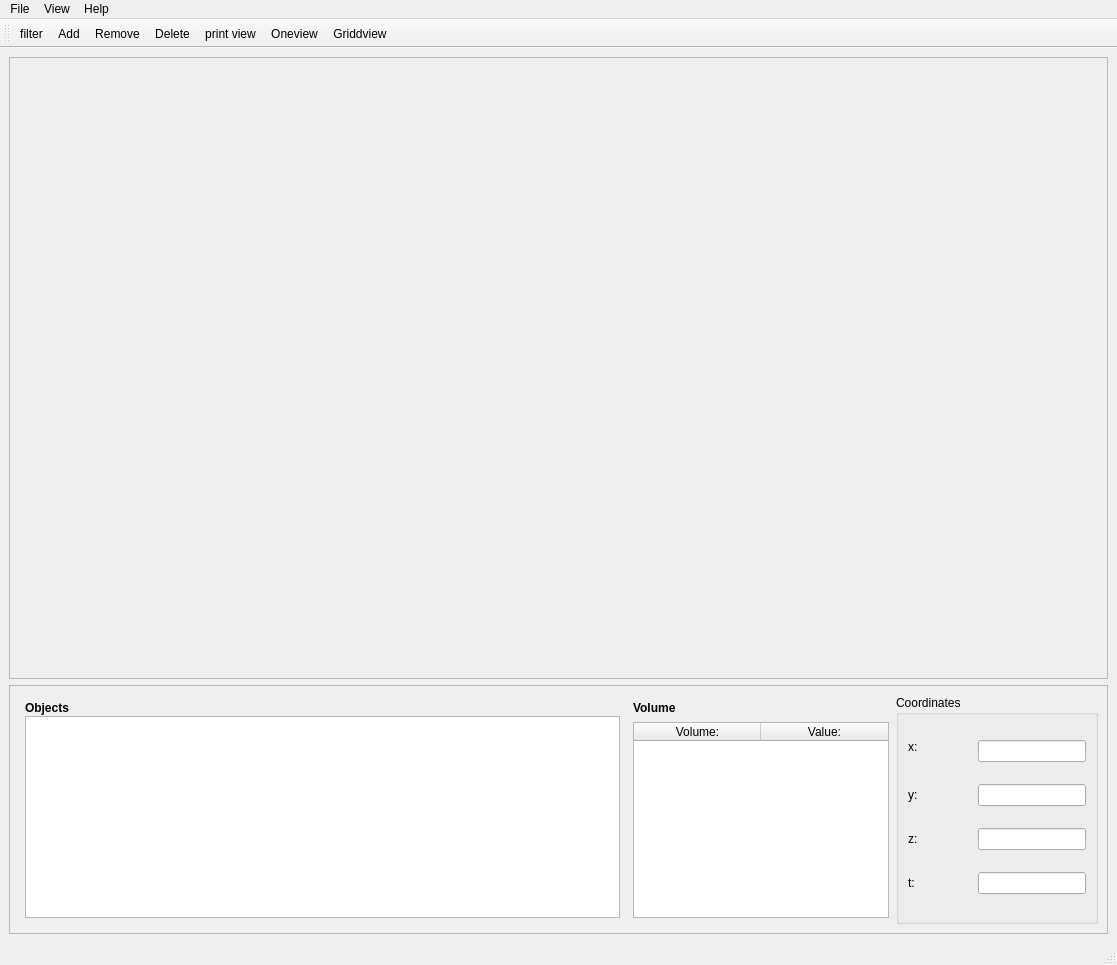
<?xml version="1.0" encoding="UTF-8"?>
<ui version="4.0">
 <class>MainWindow</class>
 <widget class="QMainWindow" name="MainWindow">
  <property name="geometry">
   <rect>
    <x>0</x>
    <y>0</y>
    <width>1117</width>
    <height>965</height>
   </rect>
  </property>
  <property name="windowTitle">
   <string>MainWindow</string>
  </property>
  <widget class="QWidget" name="centralwidget">
   <layout class="QVBoxLayout" name="verticalLayout">
    <item>
     <widget class="QFrame" name="windows">
      <property name="sizePolicy">
       <sizepolicy hsizetype="Preferred" vsizetype="Preferred">
        <horstretch>0</horstretch>
        <verstretch>5</verstretch>
       </sizepolicy>
      </property>
      <property name="baseSize">
       <size>
        <width>0</width>
        <height>0</height>
       </size>
      </property>
      <property name="frameShape">
       <enum>QFrame::StyledPanel</enum>
      </property>
      <property name="frameShadow">
       <enum>QFrame::Raised</enum>
      </property>
      <property name="lineWidth">
       <number>1</number>
      </property>
     </widget>
    </item>
    <item>
     <widget class="QFrame" name="frame">
      <property name="sizePolicy">
       <sizepolicy hsizetype="Preferred" vsizetype="Preferred">
        <horstretch>0</horstretch>
        <verstretch>2</verstretch>
       </sizepolicy>
      </property>
      <property name="frameShape">
       <enum>QFrame::StyledPanel</enum>
      </property>
      <property name="frameShadow">
       <enum>QFrame::Raised</enum>
      </property>
      <layout class="QHBoxLayout" name="horizontalLayout" stretch="0,0,0">
       <property name="spacing">
        <number>7</number>
       </property>
       <item>
        <widget class="QWidget" name="objectWidget" native="true">
         <property name="sizePolicy">
          <sizepolicy hsizetype="Preferred" vsizetype="Preferred">
           <horstretch>3</horstretch>
           <verstretch>0</verstretch>
          </sizepolicy>
         </property>
         <layout class="QVBoxLayout" name="Objectbox" stretch="0,0">
          <property name="spacing">
           <number>1</number>
          </property>
          <property name="leftMargin">
           <number>6</number>
          </property>
          <property name="topMargin">
           <number>6</number>
          </property>
          <property name="rightMargin">
           <number>6</number>
          </property>
          <property name="bottomMargin">
           <number>6</number>
          </property>
          <item>
           <widget class="QLabel" name="label_6">
            <property name="sizePolicy">
             <sizepolicy hsizetype="Preferred" vsizetype="Preferred">
              <horstretch>0</horstretch>
              <verstretch>0</verstretch>
             </sizepolicy>
            </property>
            <property name="font">
             <font>
              <pointsize>9</pointsize>
              <weight>75</weight>
              <bold>true</bold>
             </font>
            </property>
            <property name="text">
             <string>Objects</string>
            </property>
            <property name="margin">
             <number>4</number>
            </property>
           </widget>
          </item>
          <item>
           <widget class="QListWidget" name="objectslist">
            <property name="sizePolicy">
             <sizepolicy hsizetype="Expanding" vsizetype="Expanding">
              <horstretch>2</horstretch>
              <verstretch>0</verstretch>
             </sizepolicy>
            </property>
           </widget>
          </item>
         </layout>
        </widget>
       </item>
       <item>
        <layout class="QVBoxLayout" name="volumeWidget" stretch="0,0">
         <property name="topMargin">
          <number>6</number>
         </property>
         <property name="bottomMargin">
          <number>6</number>
         </property>
         <item>
          <widget class="QLabel" name="label_7">
           <property name="font">
            <font>
             <weight>75</weight>
             <bold>true</bold>
            </font>
           </property>
           <property name="text">
            <string>Volume</string>
           </property>
           <property name="margin">
            <number>4</number>
           </property>
          </widget>
         </item>
         <item>
          <widget class="QTableWidget" name="volumesBox">
           <property name="sizePolicy">
            <sizepolicy hsizetype="Expanding" vsizetype="Expanding">
             <horstretch>0</horstretch>
             <verstretch>0</verstretch>
            </sizepolicy>
           </property>
           <property name="editTriggers">
            <set>QAbstractItemView::NoEditTriggers</set>
           </property>
           <attribute name="horizontalHeaderMinimumSectionSize">
            <number>38</number>
           </attribute>
           <attribute name="horizontalHeaderDefaultSectionSize">
            <number>127</number>
           </attribute>
           <column>
            <property name="text">
             <string>Volume:</string>
            </property>
           </column>
           <column>
            <property name="text">
             <string>Value:</string>
            </property>
           </column>
          </widget>
         </item>
        </layout>
       </item>
       <item>
        <widget class="QGroupBox" name="groupBox">
         <property name="sizePolicy">
          <sizepolicy hsizetype="Preferred" vsizetype="Preferred">
           <horstretch>1</horstretch>
           <verstretch>0</verstretch>
          </sizepolicy>
         </property>
         <property name="sizeIncrement">
          <size>
           <width>0</width>
           <height>0</height>
          </size>
         </property>
         <property name="title">
          <string>Coordinates</string>
         </property>
         <layout class="QGridLayout">
          <property name="spacing">
           <number>6</number>
          </property>
          <item row="0" column="0">
           <widget class="QLabel" name="infoLabel">
            <property name="text">
             <string>x:</string>
            </property>
            <property name="alignment">
             <set>Qt::AlignLeading|Qt::AlignLeft|Qt::AlignTop</set>
            </property>
           </widget>
          </item>
          <item row="0" column="1">
           <spacer>
            <property name="orientation">
             <enum>Qt::Horizontal</enum>
            </property>
            <property name="sizeHint" stdset="0">
             <size>
              <width>11</width>
              <height>20</height>
             </size>
            </property>
           </spacer>
          </item>
          <item row="0" column="2">
           <widget class="QLineEdit" name="coordXEdit"/>
          </item>
          <item row="1" column="0">
           <widget class="QLabel" name="label_2">
            <property name="text">
             <string>y:</string>
            </property>
           </widget>
          </item>
          <item row="1" column="1">
           <spacer>
            <property name="orientation">
             <enum>Qt::Horizontal</enum>
            </property>
            <property name="sizeHint" stdset="0">
             <size>
              <width>11</width>
              <height>20</height>
             </size>
            </property>
           </spacer>
          </item>
          <item row="1" column="2">
           <widget class="QLineEdit" name="coordYEdit"/>
          </item>
          <item row="2" column="0">
           <widget class="QLabel" name="label_3">
            <property name="text">
             <string>z:</string>
            </property>
           </widget>
          </item>
          <item row="2" column="1">
           <spacer>
            <property name="orientation">
             <enum>Qt::Horizontal</enum>
            </property>
            <property name="sizeHint" stdset="0">
             <size>
              <width>11</width>
              <height>20</height>
             </size>
            </property>
           </spacer>
          </item>
          <item row="2" column="2">
           <widget class="QLineEdit" name="coordZEdit"/>
          </item>
          <item row="3" column="0">
           <widget class="QLabel" name="label_4">
            <property name="text">
             <string>t:</string>
            </property>
           </widget>
          </item>
          <item row="3" column="1">
           <spacer>
            <property name="orientation">
             <enum>Qt::Horizontal</enum>
            </property>
            <property name="sizeHint" stdset="0">
             <size>
              <width>11</width>
              <height>20</height>
             </size>
            </property>
           </spacer>
          </item>
          <item row="3" column="2">
           <widget class="QLineEdit" name="coordTEdit"/>
          </item>
         </layout>
        </widget>
       </item>
      </layout>
     </widget>
    </item>
   </layout>
  </widget>
  <widget class="QMenuBar" name="menubar">
   <property name="enabled">
    <bool>true</bool>
   </property>
   <property name="geometry">
    <rect>
     <x>0</x>
     <y>0</y>
     <width>1117</width>
     <height>20</height>
    </rect>
   </property>
   <property name="baseSize">
    <size>
     <width>0</width>
     <height>0</height>
    </size>
   </property>
   <widget class="QMenu" name="menuFile">
    <property name="title">
     <string>File</string>
    </property>
    <addaction name="fileOpenAction"/>
    <addaction name="separator"/>
    <addaction name="filterAction2"/>
    <addaction name="separator"/>
    <addaction name="actionRecent_file"/>
    <addaction name="separator"/>
    <addaction name="actionSave"/>
    <addaction name="separator"/>
    <addaction name="fileExitAction"/>
   </widget>
   <widget class="QMenu" name="menuView">
    <property name="title">
     <string>View</string>
    </property>
    <addaction name="viewEnable_Volume_RenderingAction"/>
    <addaction name="separator"/>
    <addaction name="viewOpen_Anatomist_main_window"/>
    <addaction name="separator"/>
   </widget>
   <widget class="QMenu" name="menuHelp">
    <property name="title">
     <string>Help</string>
    </property>
   </widget>
   <addaction name="menuFile"/>
   <addaction name="menuView"/>
   <addaction name="menuHelp"/>
  </widget>
  <widget class="QStatusBar" name="statusbar">
   <property name="enabled">
    <bool>true</bool>
   </property>
  </widget>
  <widget class="QToolBar" name="toolBar">
   <property name="windowTitle">
    <string>toolBar</string>
   </property>
   <property name="iconSize">
    <size>
     <width>15</width>
     <height>15</height>
    </size>
   </property>
   <attribute name="toolBarArea">
    <enum>TopToolBarArea</enum>
   </attribute>
   <attribute name="toolBarBreak">
    <bool>false</bool>
   </attribute>
   <addaction name="filterAction"/>
   <addaction name="editAddAction"/>
   <addaction name="editRemoveAction"/>
   <addaction name="editDeleteAction"/>
   <addaction name="actionprint_view"/>
   <addaction name="actionOneview"/>
   <addaction name="actionGriddview"/>
  </widget>
  <action name="filterAction2">
   <property name="text">
    <string>Filter from DataBrowser</string>
   </property>
  </action>
  <action name="actionAdd_from_directory">
   <property name="text">
    <string>Add from directory</string>
   </property>
  </action>
  <action name="actionRecent_file">
   <property name="text">
    <string>Recent file</string>
   </property>
  </action>
  <action name="viewEnable_Volume_RenderingAction">
   <property name="checkable">
    <bool>true</bool>
   </property>
   <property name="text">
    <string>Enable volume rendering</string>
   </property>
  </action>
  <action name="actionGriddview">
   <property name="icon">
    <iconset resource="IconResources.qrc">
     <normaloff>:/visualization.png</normaloff>:/visualization.png</iconset>
   </property>
   <property name="text">
    <string>Griddview</string>
   </property>
   <property name="toolTip">
    <string>Display windows in a grid</string>
   </property>
  </action>
  <action name="actionOneview">
   <property name="icon">
    <iconset resource="IconResources.qrc">
     <normaloff>:/square-of-rounded-corners.png</normaloff>:/square-of-rounded-corners.png</iconset>
   </property>
   <property name="text">
    <string>Oneview</string>
   </property>
   <property name="toolTip">
    <string>Display one window</string>
   </property>
  </action>
  <action name="fileOpenAction">
   <property name="text">
    <string>Open</string>
   </property>
  </action>
  <action name="actionSave">
   <property name="text">
    <string>Save</string>
   </property>
  </action>
  <action name="fileExitAction">
   <property name="text">
    <string>Exit</string>
   </property>
  </action>
  <action name="editAddAction">
   <property name="icon">
    <iconset resource="IconResources.qrc">
     <normaloff>:/plus.png</normaloff>:/plus.png</iconset>
   </property>
   <property name="text">
    <string>Add</string>
   </property>
   <property name="toolTip">
    <string>Add image to view</string>
   </property>
   <property name="shortcut">
    <string>+</string>
   </property>
  </action>
  <action name="editRemoveAction">
   <property name="icon">
    <iconset resource="IconResources.qrc">
     <normaloff>:/signe-moins.png</normaloff>:/signe-moins.png</iconset>
   </property>
   <property name="text">
    <string>Remove</string>
   </property>
   <property name="toolTip">
    <string>Remove image from view</string>
   </property>
   <property name="shortcut">
    <string>-</string>
   </property>
  </action>
  <action name="editDeleteAction">
   <property name="icon">
    <iconset resource="IconResources.qrc">
     <normaloff>:/delete.png</normaloff>:/delete.png</iconset>
   </property>
   <property name="text">
    <string>Delete</string>
   </property>
   <property name="toolTip">
    <string>Delete file from dataviewer</string>
   </property>
   <property name="shortcut">
    <string>Ctrl+Del</string>
   </property>
  </action>
  <action name="viewOpen_Anatomist_main_window">
   <property name="text">
    <string>Open Anatomist main window</string>
   </property>
  </action>
  <action name="actionprint_view">
   <property name="icon">
    <iconset resource="IconResources.qrc">
     <normaloff>:/camera.png</normaloff>:/camera.png</iconset>
   </property>
   <property name="text">
    <string>print view</string>
   </property>
   <property name="toolTip">
    <string>print actual view</string>
   </property>
  </action>
  <action name="filterAction">
   <property name="icon">
    <iconset resource="IconResources.qrc">
     <normaloff>:/filter.png</normaloff>:/filter.png</iconset>
   </property>
   <property name="text">
    <string>filter</string>
   </property>
   <property name="toolTip">
    <string>filter from Browser</string>
   </property>
  </action>
 </widget>
 <resources>
  <include location="IconResources.qrc"/>
 </resources>
 <connections/>
</ui>
